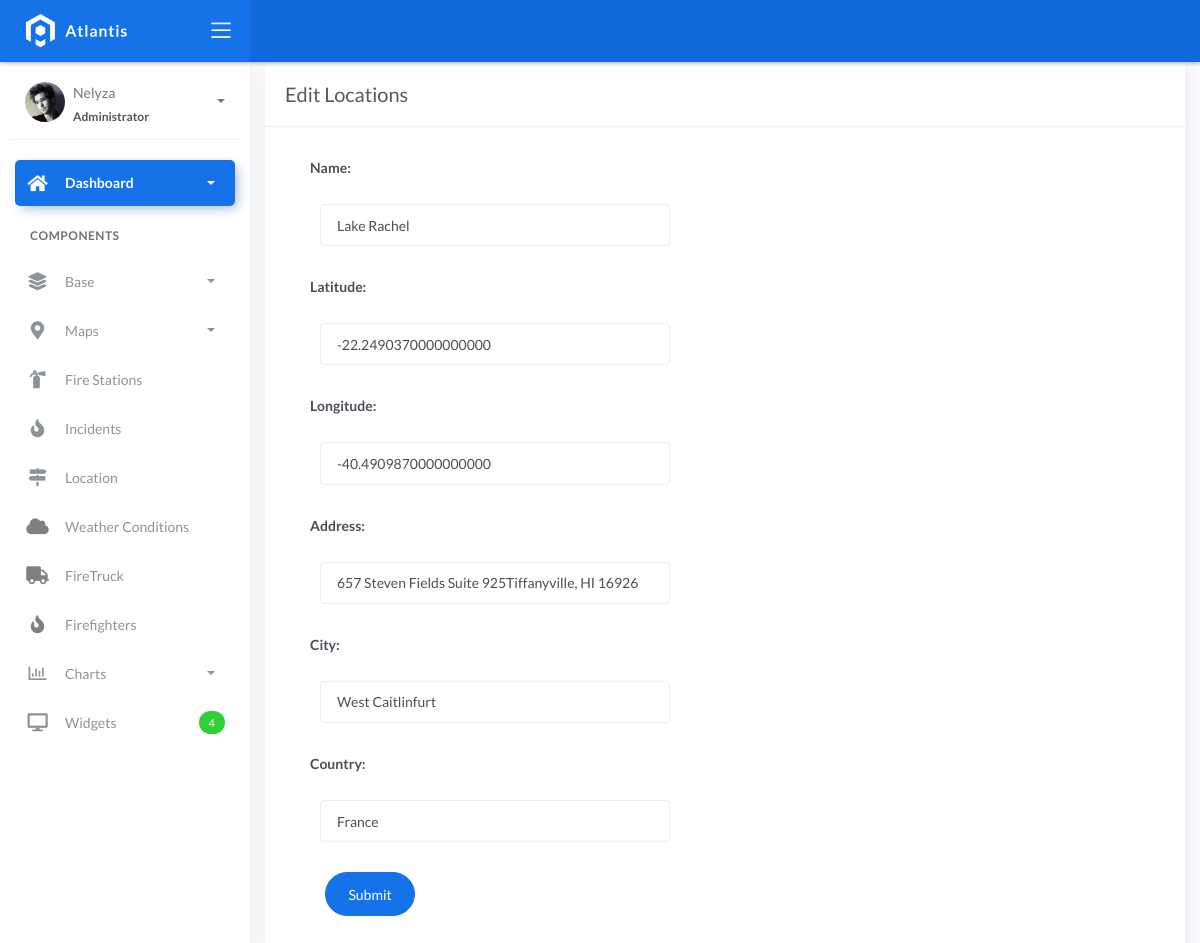
/location_list/2, run on the app's committed database.
### fire/models.py (models this page shows)
class BaseModel(models.Model):
    created_at = models.DateTimeField(auto_now_add=True, db_index=True)
    updated_at = models.DateTimeField(auto_now=True)
    class Meta:
        abstract = True

class Locations(BaseModel):
    name = models.CharField(max_length=150)
    latitude = models.DecimalField(
        max_digits=22, decimal_places=16, null=True, blank=True)
    longitude = models.DecimalField(
        max_digits=22, decimal_places=16, null=True, blank=True)
    address = models.CharField(max_length=150)
    city = models.CharField(max_length=150)  # can be in separate table
    country = models.CharField(max_length=150)  # can be in separate table

### fire/views.py (the view)
# urls.py: path('location_list/<pk>', LocationUpdateView.as_view(), name='location-update'),
class LocationUpdateView(UpdateView):
    model = Locations
    form_class = Loc_Form
    template_name= 'location_edit.html'
    success_url = reverse_lazy('location-list')

### fire/forms.py
class Loc_Form(ModelForm):
    class Meta:
        model = Locations
        fields = "__all__"

### templates/location_edit.html (shortened to what this page needs)
{% extends 'base.html' %}
{% load static %}
{% block content %}
<div class="content">
  <div class="container-fluid">
    <div class="row">
      <div class="col-md-12">
        <div class="card">
          <div class="card-header">
            <div class="card-title">Edit Locations</div>
          </div>
          <div class="col-md-6">
            <div class="card-body">
              <form class="" action="" method="post" novalidate>
                {% include 'includes/form.html' %}
                <div class="form-group">
                  <div class="col-md-12 col-sm-3">
                    <button type="submit" class="btn btn-primary btn-rounded">Submit</button>
                  </div>
                </div>
              </form>
            </div>
          </div>
        </div>
      </div>
    </div>
  </div>
</div>
{% endblock %}

### templates/includes/form.html (shortened to what this page needs)
{% load widget_tweaks %}
{% for field in form %}
<div class="field item form-group">
    <label>{{ field.label_tag }}</label>
  <div class="form-group">
    {% render_field field class="form-control" %}
  </div>
</div>
{% endfor %}

### data on the page
Locations: name "Lake Rachel" "-22.2490370000000000" "-40.4909870000000000" "657 Steven Fields Suite 925Tiffanyville, HI 16926" "West Caitlinfurt" "France"

### other printed values
{{ field.label_tag }} "Name:" "Latitude:" "Longitude:" "Address:" "City:" "Country:"
